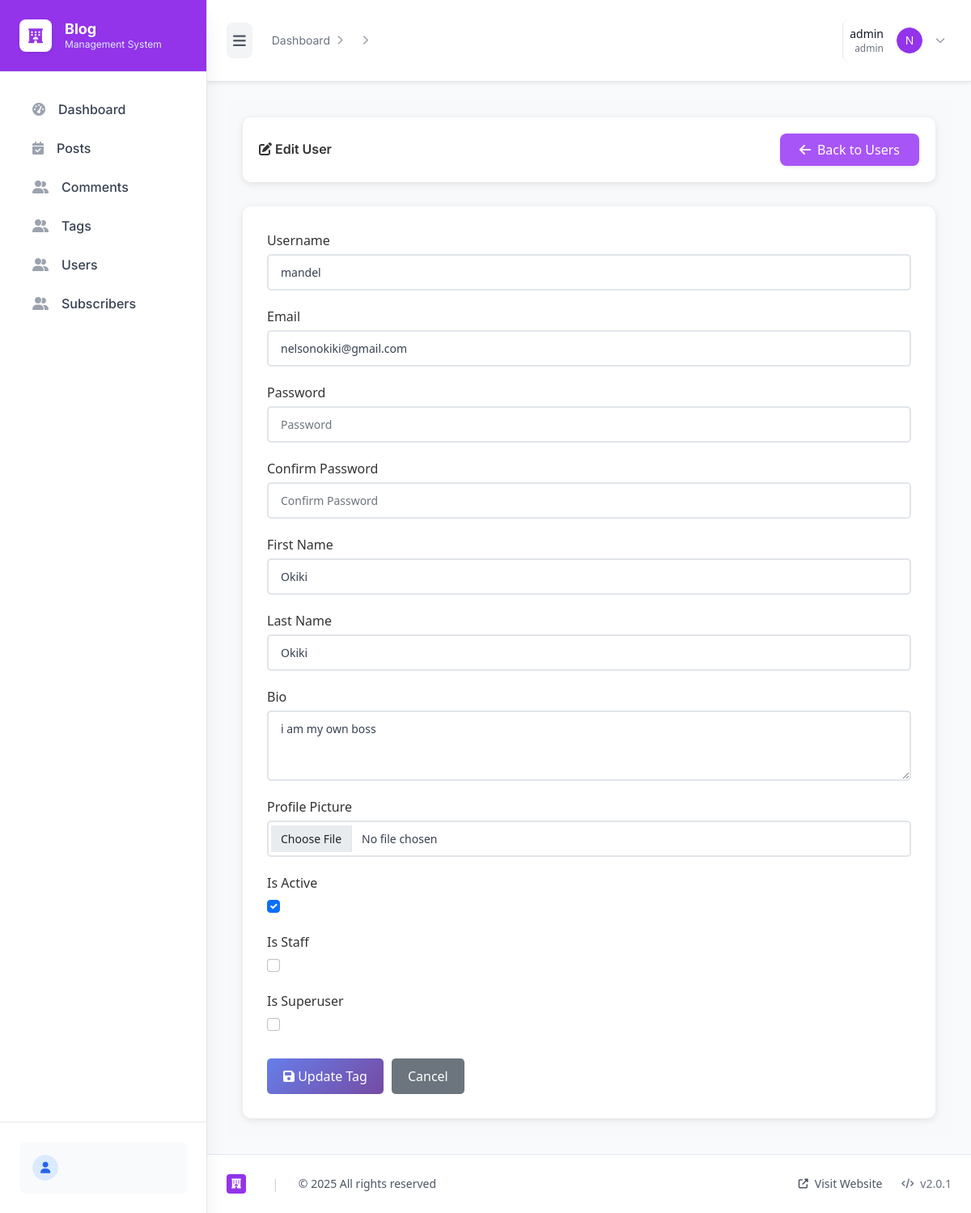
Screenshot of /admin-panel/users/3/edit/ (signed in) with the database file from the repository.
### admin_panel/models.py (models this page shows, shortened)
class User(AbstractUser):
    bio = models.TextField(max_length=500, blank=True)
    profile_picture = models.ImageField(upload_to='profile_pics/', blank=True, null=True)
    created_at = models.DateTimeField(auto_now_add=True)

### admin_panel/views/users.py (the view, shortened to what this page needs)
# urls.py: path('users/<int:pk>/edit/', views.UserUpdateView.as_view(), name='user_edit'),
class UserUpdateView(LoginRequiredMixin, SuperuserRequiredMixin, View):
    template_name = 'admin_panel/users/update.html'
    form_class = UserForm
    login_url = '/admin-panel/login/'
    non_superuser_redirect_url = '/admin-panel/users/'
    def get(self, request, pk):
        user = get_object_or_404(User, pk=pk)
        form = self.form_class(instance=user)
        return render(request, self.template_name, {'form': form, 'user_obj': user})

### admin_panel/permissions.py (called while the page is built)
    def test_func(self):
        return self.request.user.is_superuser

### templates/admin_panel/users/update.html (shortened to what this page needs)
{% extends 'admin_panel/base_new.html' %}
{% load static %}
{% block extra_css %}
<link rel="stylesheet" href="{% static 'css/posts.css' %}">
{% endblock %}
{% block content %}
<div class="posts-container">
    <div class="posts-header">
        <h1><i class="fas fa-edit"></i> Edit User</h1>
        <a href="{% url 'admin_panel:user_list' %}" class="inline-flex items-center gap-2 bg-purple-500 hover:bg-purple-700 text-white px-4 py-2 rounded-lg font-medium transition-colors duration-200 shadow-sm">
            <i class="fas fa-arrow-left"></i> Back to Users
        </a>
    </div>
    <div class="form-container">
        <form method="post" enctype="multipart/form-data" id="postForm">
            <div class="form-group">
                <label for="{{ form.username.id_for_label }}">Username</label>
                {{ form.username }}
            </div>
            <div class="form-group">
                <label for="{{ form.email.id_for_label }}">Email</label>
                {{ form.email }}
            </div>
            <div class="form-group">
                <label for="{{ form.password.id_for_label }}">Password</label>
                {{ form.password }}
            </div>
            <div class="form-group">
                <label for="{{ form.confirm_password.id_for_label }}">Confirm Password</label>
                {{ form.confirm_password }}
            </div>
            <div class="form-group">
                <label for="{{ form.first_name.id_for_label }}">First Name</label>
                {{ form.first_name }}
            </div>
            <div class="form-group">
                <label for="{{ form.last_name.id_for_label }}">Last Name</label>
                {{ form.last_name }}
            </div>
            <div class="form-group">
                <label for="{{ form.bio.id_for_label }}">Bio</label>
                {{ form.bio }}
            </div>
            <div class="form-group">
                <label for="{{ form.profile_picture.id_for_label }}">Profile Picture</label>
                {{ form.profile_picture }}
            </div>
            <div class="form-group">
                <label for="{{ form.is_active.id_for_label }}">Is Active</label>
                {{ form.is_active }}
            </div>
            <div class="form-group">
                <label for="{{ form.is_staff.id_for_label }}">Is Staff</label>
                {{ form.is_staff }}
            </div>
            <div class="form-group">
                <label for="{{ form.is_superuser.id_for_label }}">Is Superuser</label>
                {{ form.is_superuser }}
            </div>
            <div class="form-actions">
                <button type="submit" class="btn-primary">
                    <i class="fas fa-save"></i> Update Tag
                </button>
                <a href="{% url 'admin_panel:user_list' %}" class="btn-secondary">Cancel</a>
            </div>
        </form>
    </div>
</div>
{% endblock %}

### templates/admin_panel/base_new.html (shortened to what this page needs)
{% load static %}
<!DOCTYPE html>
<html lang="en">
<head>
    <link rel="stylesheet" href="https://cdnjs.cloudflare.com/ajax/libs/font-awesome/6.4.0/css/all.min.css">
    <link href="https://cdn.jsdelivr.net/npm/bootstrap@5.1.3/dist/css/bootstrap.min.css" rel="stylesheet">
    <script src="https://cdn.tailwindcss.com"></script>
    <link rel="stylesheet" href="{% static 'css/admin.css' %}">
    {% block extra_css %}{% endblock %}
</head>
<body class="bg-gray-50 min-h-screen font-sans">
<div class="flex min-h-screen">
    <aside id="sidebar" class="sidebar w-64 bg-white shadow-xl flex flex-col fixed inset-y-0 left-0 z-50 transition-all duration-300 transform -translate-x-full lg:translate-x-0 border-r border-gray-200">
        <div class="flex items-center gap-3 px-6 py-6 border-b border-gray-200 bg-purple-600">
            <div class="flex items-center gap-3">
                <div class="w-10 h-10 bg-white rounded-lg flex items-center justify-center shadow-sm">
                        <i class="fas fa-hotel text-purple-600 text-lg"></i>
                </div>
                <div class="sidebar-logo-text">
                    <h1 class="font-bold text-lg text-white leading-tight">Blog</h1>
                    <p class="text-blue-100 text-xs">Management System</p>
                </div>
            </div>
        </div>
        <nav class="flex-1 px-4 py-6 space-y-1 overflow-y-auto">
            {% include 'admin_panel/sidebar.html' %}
        </nav>
        <div class="p-4 border-t border-gray-200">
            <div class="flex items-center gap-3 p-3 bg-gray-50 rounded-lg">
                <div class="w-8 h-8 rounded-full flex items-center justify-center overflow-hidden">
                        <div class="w-full h-full bg-blue-100 rounded-full flex items-center justify-center">
                            <i class="fas fa-user text-blue-600 text-sm"></i>
                        </div>
                </div>
            </div>
        </div>
    </aside>
    <div id="mainContent" class="flex-1 lg:ml-64 transition-all duration-300 relative min-w-0 flex flex-col min-h-screen">
        <header class="bg-white shadow-sm border-b border-gray-200 sticky top-0 z-20">
            <div class="flex items-center justify-between px-4 lg:px-8 py-4">
                <div class="flex items-center gap-4">
                    <button id="toggleSidebar" class="p-2 rounded-lg bg-gray-100 hover:bg-gray-200 text-gray-600 hover:text-gray-900 transition-all duration-200 focus:outline-none focus:ring-2 focus:ring-blue-500">
                        <i class="fas fa-bars text-lg"></i>
                    </button>
                    <nav class="hidden md:flex items-center space-x-2 text-sm">
                        <span href="" class="text-gray-500 hover:text-gray-700 transition-colors">Dashboard</span>
                            <i class="fas fa-chevron-right text-gray-400 text-xs"></i>
                            <i class="fas fa-chevron-right text-gray-400 text-xs"></i>
                    </nav>
                </div>
                <div class="flex items-center gap-4">
                    <div class="relative">
                        <button id="userMenuButton" class="flex items-center gap-3 pl-4 border-l border-gray-200 hover:bg-gray-50 rounded-lg p-2 transition-colors duration-200 focus:outline-none focus:ring-2 focus:ring-purple-600">
                            <div class="hidden sm:block text-right">
                                <p class="text-sm font-medium text-gray-900">{{ user.username }}</p>
                                <p class="text-xs text-gray-500">{{ user.username }}</p>
                            </div>
                            <div class="w-8 h-8 rounded-full flex items-center justify-center overflow-hidden">
                                    <div class="w-full h-full bg-purple-600 rounded-full flex items-center justify-center text-white font-medium text-sm">
                                        {% if request.user.first_name %}{{ request.user.first_name.0|upper }}{% elif request.user.username %}{{ request.user.username.0|upper }}{% else %}U{% endif %}
                                    </div>
                            </div>
                            <i class="fas fa-chevron-down text-gray-400 text-xs"></i>
                        </button>
                    </div>
                </div>
            </div>
        </header>
        <main class="p-4 lg:p-8 relative z-10 flex-1">
            {% block content %}{% endblock %}
        </main>
        <footer class="bg-white border-t border-gray-200 px-4 lg:px-8 py-6 mt-auto">
            <div class="flex flex-col md:flex-row md:items-center md:justify-between gap-4">
                <div class="flex items-center gap-4">
                    <div class="flex items-center gap-2">
                        <div class="w-6 h-6 bg-purple-600 rounded flex items-center justify-center">
                                <i class="fas fa-hotel text-white text-xs"></i>
                        </div>
                    </div>
                    <span class="text-gray-300">|</span>
                    <span class="text-sm text-gray-600">&copy; {{ now|date:"Y"|default:2025 }} All rights reserved</span>
                </div>
                <div class="flex items-center gap-6">
                    <a href="{% url 'blog:home' %}" class="text-sm text-gray-600 hover:text-blue-600 transition-colors flex items-center gap-2">
                        <i class="fas fa-external-link-alt text-xs"></i>
                        Visit Website
                    </a>
                    <div class="flex items-center gap-2 text-sm text-gray-500">
                        <i class="fas fa-code text-xs"></i>
                        <span>v2.0.1</span>
                    </div>
                </div>
            </div>
        </footer>
    </div>
</div>
</body>
</html>

### static/css/admin.css (style rules this page uses)
.sidebar { transition: all 0.3s ease; }
.btn-primary { color: #fff; background-color: #3b82f6; border-color: #3b82f6; }
.btn-secondary { color: #374151; background-color: #f3f4f6; border-color: #d1d5db; }
.form-control { display: block; width: 100%; padding: 0.5rem 0.75rem; font-size: 1rem; font-weight: 400; line-height: 1.5; color: #374151; background-color: #fff; background-clip: padding-box; border: 1px solid #d1d5db; border-radius: 0.375rem; transition: border-color 0.15s ease-in-out, box-shadow 0.15s ease-in-out; }

### static/css/posts.css (style rules this page uses)
.posts-container { padding: 20px; background-color: #f8f9fa; min-height: 100vh; }
.posts-header { background: white; padding: 20px; border-radius: 10px; box-shadow: 0 2px 10px rgba(0, 0, 0, 0.1); margin-bottom: 30px; display: flex; justify-content: space-between; align-items: center; }
.posts-header h1 { color: #333; margin: 0; font-weight: 600; }
.btn-primary { background: linear-gradient(135deg, #667eea 0%, #764ba2 100%); color: white; padding: 10px 20px; border: none; border-radius: 5px; text-decoration: none; font-weight: 500; transition: transform 0.2s ease; }
.form-container { background: white; padding: 30px; border-radius: 10px; box-shadow: 0 2px 10px rgba(0, 0, 0, 0.1); }
.form-group { margin-bottom: 20px; }
.form-group label { display: block; margin-bottom: 5px; color: #333; font-weight: 500; }
.form-control { width: 100%; padding: 10px 15px; border: 2px solid #e1e5e9; border-radius: 5px; font-size: 14px; transition: border-color 0.3s ease; }
.form-actions { margin-top: 30px; display: flex; gap: 10px; }
.btn-secondary { background-color: #6c757d; color: white; padding: 10px 20px; border: none; border-radius: 5px; text-decoration: none; font-weight: 500; }

### templates/admin_panel/base_new.html (style rules this page uses)
html { font-family: 'Inter', system-ui, sans-serif; font-size: 16px; }
body { font-family: 'Inter', system-ui, sans-serif; font-size: 1rem; overflow-x: hidden; }
h1, h2, h3, h4, h5, h6 { font-family: 'Inter', system-ui, sans-serif; font-weight: 700; }
.sidebar, nav, .sidebar a, .sidebar span, .sidebar li { font-family: 'Inter', system-ui, sans-serif; }

### rows the page displays
User: username "admin", user.first_name.0 "N"
User: username "mandel", email "nelsonokiki@gmail.com", first_name "Okiki", last_name "Okiki", bio "i am my own boss", is_active "☑"

### other values shown
{{ now|date:"Y"|default:2025 }} "2025"
